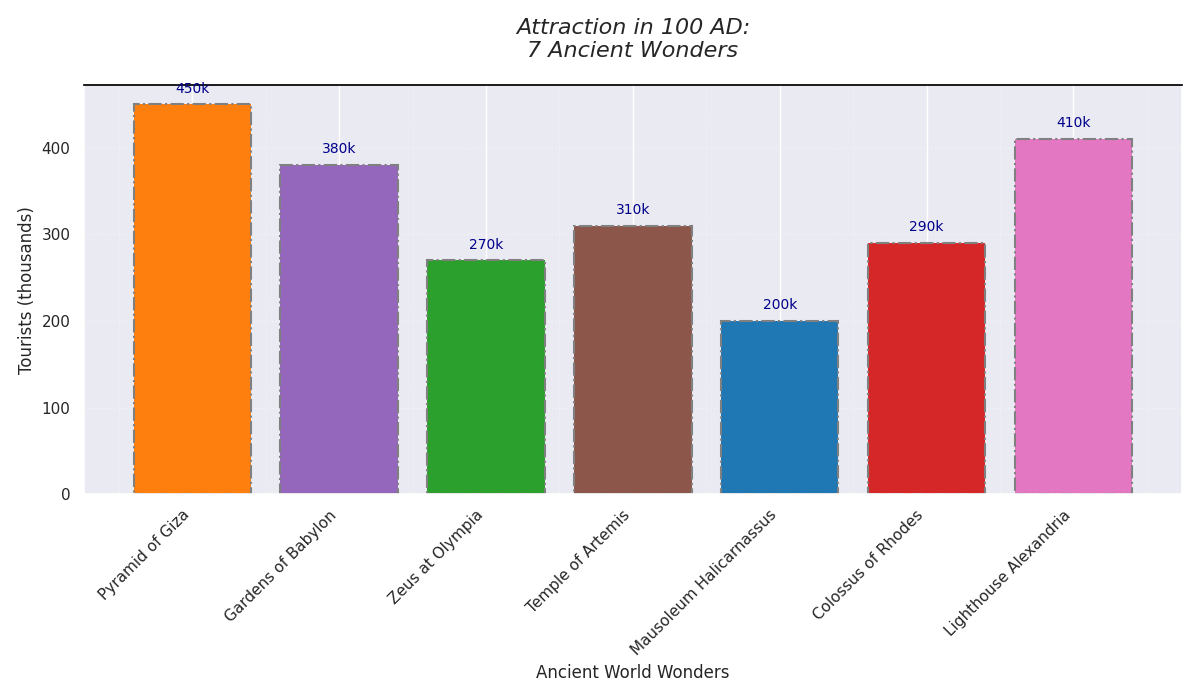

Source code (Python):
import matplotlib.pyplot as plt
import numpy as np

wonders = [
    "Pyramid of Giza", "Gardens of Babylon",
    "Zeus at Olympia", "Temple of Artemis",
    "Mausoleum Halicarnassus", "Colossus of Rhodes", 
    "Lighthouse Alexandria"
]

tourists = np.array([450, 380, 270, 310, 200, 290, 410])

new_colors = ['#ff7f0e', '#9467bd', '#2ca02c', '#8c564b', '#1f77b4', '#d62728', '#e377c2']

fig, ax = plt.subplots(figsize=(12, 7))
bars = ax.bar(wonders, tourists, color=new_colors, linewidth=1.5, edgecolor='grey', linestyle='-.')

for bar in bars:
    yval = bar.get_height()
    ax.text(bar.get_x() + bar.get_width() / 2, yval + 10, f'{yval}k', ha='center', va='bottom', fontsize=10, color='darkblue')

ax.set_title('Attraction in 100 AD:\n7 Ancient Wonders', fontsize=16, pad=20, style='italic')
ax.set_xlabel('Ancient World Wonders', fontsize=12)
ax.set_ylabel('Tourists (thousands)', fontsize=12)

plt.xticks(rotation=45, ha='right')

ax.yaxis.grid(True, linestyle=':', alpha=0.4)
ax.xaxis.grid(True, which='minor', linestyle='--', alpha=0.2)
ax.xaxis.set_minor_locator(plt.MultipleLocator(0.5))

ax.spines['top'].set_visible(True)
ax.spines['right'].set_visible(True)
ax.spines['top'].set_color('black')
ax.spines['left'].set_linewidth(1.2)
ax.spines['bottom'].set_linewidth(1.2)

plt.tight_layout()
plt.show()
